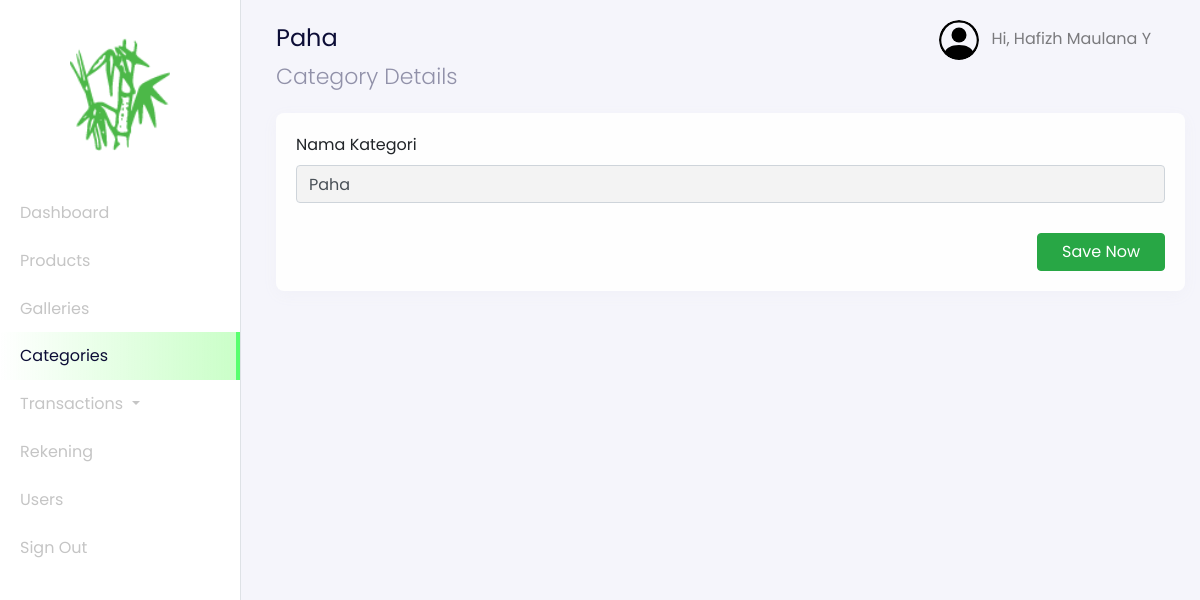
The app's page /admin?page=categories-details&id=1 (signed in) with its own data.
### tables this page shows
CREATE TABLE `users` (
  `id_user` int(11) NOT NULL,
  `name` varchar(255) NOT NULL,
  `email` varchar(255) NOT NULL,
  `password` varchar(255) NOT NULL,
  `address` text,
  `phone_number` varchar(255) NOT NULL,
  `postal_code` varchar(191) NOT NULL,
  `roles` varchar(255) NOT NULL
);

CREATE TABLE `categories` (
  `id` int(11) NOT NULL,
  `category_name` varchar(255) NOT NULL,
  `slug` varchar(255) NOT NULL
);

### config/config.php (called while the page is built, shortened)
<?php
$host = 'localhost';
$user = 'root';
$password = '';
$dbname = 'bamboo_art';
$conn = mysqli_connect($host, $user, $password, $dbname);
function query($query)
{
    global $conn;
    $result = mysqli_query($conn, $query);
    $rows = [];
    while ($row = mysqli_fetch_assoc($result)) {
        $rows[] = $row;
    }
    return $rows;
}
?>

### admin/dashboard-categories-details.php (the view, shortened to what this page needs)
<?php
$id = $_GET["id"];
$categories = query("SELECT * FROM categories WHERE id = $id")[0];
?>
<nav
  class="navbar navbar-expand-lg navbar-light navbar-store fixed-top"
  data-aos="fade-down"
>
  <div class="container-fluid">
    <div class="collpase navbar-collapse" id="navbarResponsive">
      <ul class="navbar-nav d-none d-lg-flex ml-auto">
        <li class="nav-item dropdown">
          <a
            href="#"
            class="nav-link"
            id="navbarDropdown"
            role="button"
            data-toggle="dropdown"
          >
          <img
              src="../assets/images/person-circle.svg"
              alt="profile"
              height="40px"
              class="rounded-circle mr-2 profile-picture"
            />
            <?php
              $id_user = $_SESSION['user'];
              $user = query("SELECT * FROM users WHERE id_user = $id_user")[0];
            ?>
            Hi, <?= $user["name"]; ?>
          </a>
        </li>
      </ul>
    </div>
  </div>
</nav>
<div
  class="section-content section-dashboard-home"
  data-aos="fade-up"
>
  <div class="container-fluid">
    <div class="dashboard-heading">
      <h2 class="dashboard-title"><?= $categories["category_name"]; ?></h2>
      <p class="dashboard-subtitle">Category Details</p>
    </div>
    <div class="dashboard-content">
      <div class="row">
        <div class="col-12 mt-2">
          <form action="" method="POST" enctype="multipart/form-data">
            <div class="card">
              <div class="card-body">
                <div class="row">
                  <div class="col-md-12">
                    <div class="form-group">
                      <label for="name">Nama Kategori</label>
                      <input type="text" id="name" class="form-control"  name="name" value="<?= $categories["category_name"]; ?>">
                    </div>
                  </div>
                </div>
                <div class="row">
                  <div class="col-12 text-right">
                    <button
                      type="submit"
                      name="updateCategory"
                      class="btn btn-success px-4"
                    >
                      Save Now
                    </button>
                  </div>
                </div>
              </div>
            </div>
          </form>
        </div>
      </div>
    </div>
  </div>
</div>

### records on screen
users: name "Hafizh Maulana Y"
categories: category_name "Paha", name "Paha"
